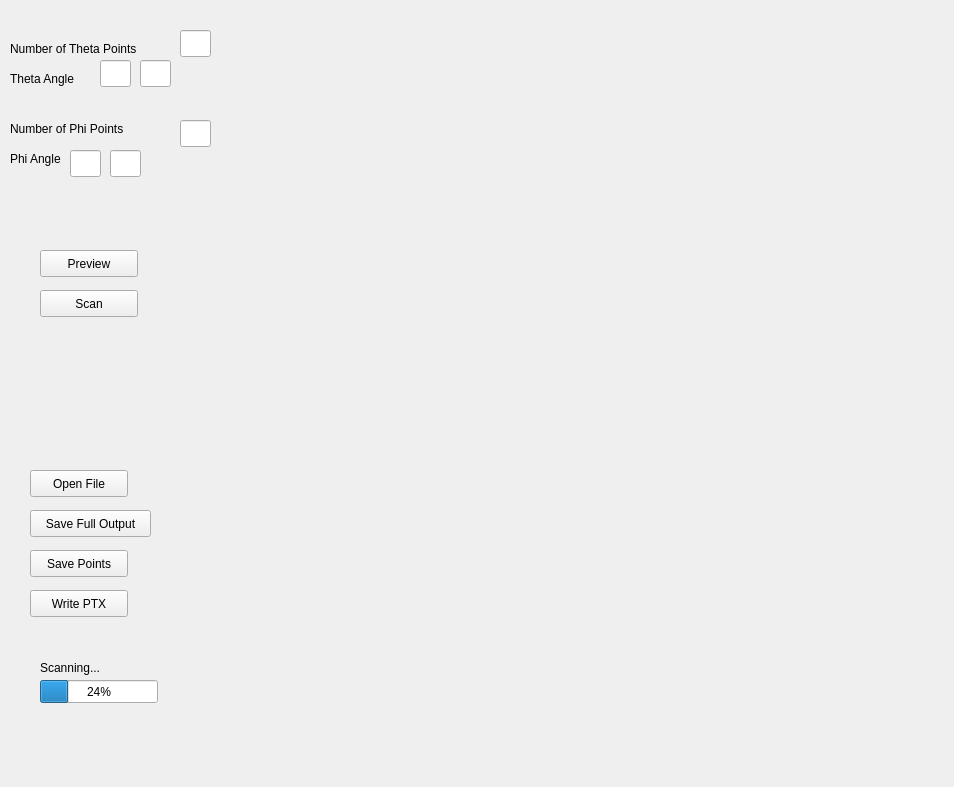
<?xml version="1.0" encoding="UTF-8"?>
<ui version="4.0">
 <class>SyntheticLidarScannerWidget</class>
 <widget class="QWidget" name="SyntheticLidarScannerWidget">
  <property name="geometry">
   <rect>
    <x>0</x>
    <y>0</y>
    <width>954</width>
    <height>787</height>
   </rect>
  </property>
  <property name="sizePolicy">
   <sizepolicy hsizetype="Preferred" vsizetype="Fixed">
    <horstretch>0</horstretch>
    <verstretch>0</verstretch>
   </sizepolicy>
  </property>
  <property name="windowTitle">
   <string>Form</string>
  </property>
  <property name="styleSheet">
   <string notr="true"/>
  </property>
  <widget class="QVTKWidget" name="qvtkWidget">
   <property name="geometry">
    <rect>
     <x>240</x>
     <y>30</y>
     <width>691</width>
     <height>651</height>
    </rect>
   </property>
  </widget>
  <widget class="QPushButton" name="btnScan">
   <property name="geometry">
    <rect>
     <x>40</x>
     <y>290</y>
     <width>98</width>
     <height>27</height>
    </rect>
   </property>
   <property name="text">
    <string>Scan</string>
   </property>
  </widget>
  <widget class="QLabel" name="label">
   <property name="geometry">
    <rect>
     <x>10</x>
     <y>40</y>
     <width>171</width>
     <height>17</height>
    </rect>
   </property>
   <property name="text">
    <string>Number of Theta Points</string>
   </property>
  </widget>
  <widget class="QLabel" name="label_2">
   <property name="geometry">
    <rect>
     <x>10</x>
     <y>120</y>
     <width>161</width>
     <height>17</height>
    </rect>
   </property>
   <property name="text">
    <string>Number of Phi Points</string>
   </property>
  </widget>
  <widget class="QLineEdit" name="txtNumberOfThetaPoints">
   <property name="geometry">
    <rect>
     <x>180</x>
     <y>30</y>
     <width>31</width>
     <height>27</height>
    </rect>
   </property>
  </widget>
  <widget class="QLineEdit" name="txtNumberOfPhiPoints">
   <property name="geometry">
    <rect>
     <x>180</x>
     <y>120</y>
     <width>31</width>
     <height>27</height>
    </rect>
   </property>
  </widget>
  <widget class="QLabel" name="label_3">
   <property name="geometry">
    <rect>
     <x>10</x>
     <y>150</y>
     <width>64</width>
     <height>17</height>
    </rect>
   </property>
   <property name="text">
    <string>Phi Angle</string>
   </property>
  </widget>
  <widget class="QLabel" name="label_4">
   <property name="geometry">
    <rect>
     <x>10</x>
     <y>70</y>
     <width>91</width>
     <height>17</height>
    </rect>
   </property>
   <property name="text">
    <string>Theta Angle</string>
   </property>
  </widget>
  <widget class="QLineEdit" name="txtMinThetaAngle">
   <property name="geometry">
    <rect>
     <x>100</x>
     <y>60</y>
     <width>31</width>
     <height>27</height>
    </rect>
   </property>
  </widget>
  <widget class="QLineEdit" name="txtMaxThetaAngle">
   <property name="geometry">
    <rect>
     <x>140</x>
     <y>60</y>
     <width>31</width>
     <height>27</height>
    </rect>
   </property>
  </widget>
  <widget class="QLineEdit" name="txtMinPhiAngle">
   <property name="geometry">
    <rect>
     <x>70</x>
     <y>150</y>
     <width>31</width>
     <height>27</height>
    </rect>
   </property>
  </widget>
  <widget class="QLineEdit" name="txtMaxPhiAngle">
   <property name="geometry">
    <rect>
     <x>110</x>
     <y>150</y>
     <width>31</width>
     <height>27</height>
    </rect>
   </property>
  </widget>
  <widget class="QPushButton" name="btnSaveFullOutput">
   <property name="geometry">
    <rect>
     <x>30</x>
     <y>510</y>
     <width>121</width>
     <height>27</height>
    </rect>
   </property>
   <property name="text">
    <string>Save Full Output</string>
   </property>
  </widget>
  <widget class="QPushButton" name="btnPreview">
   <property name="geometry">
    <rect>
     <x>40</x>
     <y>250</y>
     <width>98</width>
     <height>27</height>
    </rect>
   </property>
   <property name="text">
    <string>Preview</string>
   </property>
  </widget>
  <widget class="QPushButton" name="btnOpenFile">
   <property name="geometry">
    <rect>
     <x>30</x>
     <y>470</y>
     <width>98</width>
     <height>27</height>
    </rect>
   </property>
   <property name="text">
    <string>Open File</string>
   </property>
  </widget>
  <widget class="QPushButton" name="btnSavePoints">
   <property name="geometry">
    <rect>
     <x>30</x>
     <y>550</y>
     <width>98</width>
     <height>27</height>
    </rect>
   </property>
   <property name="text">
    <string>Save Points</string>
   </property>
  </widget>
  <widget class="QProgressBar" name="progressBar">
   <property name="geometry">
    <rect>
     <x>40</x>
     <y>680</y>
     <width>118</width>
     <height>23</height>
    </rect>
   </property>
   <property name="value">
    <number>24</number>
   </property>
  </widget>
  <widget class="QLabel" name="lblScanning">
   <property name="geometry">
    <rect>
     <x>40</x>
     <y>660</y>
     <width>81</width>
     <height>16</height>
    </rect>
   </property>
   <property name="text">
    <string>Scanning...</string>
   </property>
  </widget>
  <widget class="QPushButton" name="btnWritePTX">
   <property name="geometry">
    <rect>
     <x>30</x>
     <y>590</y>
     <width>98</width>
     <height>27</height>
    </rect>
   </property>
   <property name="text">
    <string>Write PTX</string>
   </property>
  </widget>
 </widget>
 <customwidgets>
  <customwidget>
   <class>QVTKWidget</class>
   <extends>QWidget</extends>
   <header>QVTKWidget.h</header>
  </customwidget>
 </customwidgets>
 <resources/>
 <connections/>
</ui>
